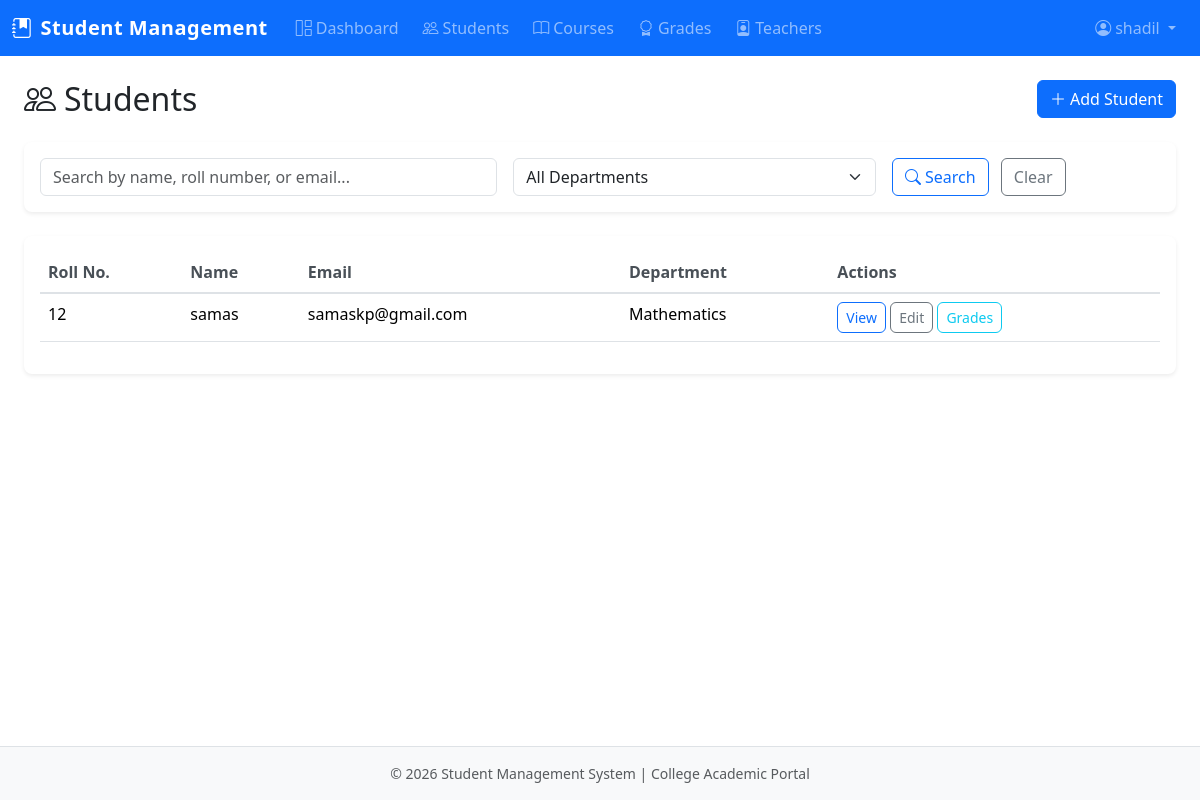
The app's page /students/ (signed in) with its own data.
### students/models.py (models this page shows, shortened)
class Student(models.Model):
    full_name = models.CharField(max_length=150)
    roll_number = models.CharField(max_length=50, unique=True)
    email = models.EmailField(unique=True)
    phone = models.CharField(max_length=20, blank=True)
    date_of_birth = models.DateField(null=True, blank=True)
    department = models.ForeignKey(
        Department,
        on_delete=models.SET_NULL,
        null=True,
        blank=True,
        related_name='students'
    )
    created_at = models.DateTimeField(auto_now_add=True)
    updated_at = models.DateTimeField(auto_now=True)
    class Meta:
        ordering = ['full_name']

class Department(models.Model):
    name = models.CharField(max_length=100)
    code = models.CharField(max_length=20, unique=True)
    class Meta:
        ordering = ['name']

### students/views.py (the view)
# urls.py: path('', views.student_list, name='student_list'),
@get_teacher_decorator
def student_list(request):
    students = Student.objects.select_related('department').all()
    search = request.GET.get('search', '').strip()
    if search:
        from django.db.models import Q
        students = students.filter(
            Q(full_name__icontains=search) | Q(roll_number__icontains=search) | Q(email__icontains=search)
        )
    dept_id = request.GET.get('department', '')
    if dept_id:
        students = students.filter(department_id=dept_id)
    paginator = Paginator(students, 10)
    page_number = request.GET.get('page', 1)
    page_obj = paginator.get_page(page_number)
    departments = Department.objects.all()
    context = {
        'page_obj': page_obj,
        'departments': departments,
        'search': search,
        'selected_department': dept_id,
    }
    return render(request, 'students/student_list.html', context)

### accounts/models.py (called while the page is built)
    def is_admin(self):
        return self.role == 'admin'

### templates/students/student_list.html (shortened to what this page needs)
{% extends "base.html" %}
{% block content %}
<div class="container-fluid">
    <div class="d-flex justify-content-between align-items-center flex-wrap gap-2 mb-4">
        <h2 class="mb-0"><i class="bi bi-people me-2"></i>Students</h2>
        <a href="{% url 'student_create' %}" class="btn btn-primary"><i class="bi bi-plus-lg me-1"></i>Add Student</a>
    </div>
    <div class="card border-0 shadow-sm mb-4">
        <div class="card-body">
            <form method="get" class="row g-3">
                <div class="col-12 col-md-5">
                    <input type="text" name="search" id="search" class="form-control" placeholder="Search by name, roll number, or email..." value="{{ search }}">
                </div>
                <div class="col-12 col-md-4">
                    <select name="department" id="department" class="form-select">
                        <option value="">All Departments</option>
                    </select>
                </div>
                <div class="col-12 col-md-3">
                    <button type="submit" class="btn btn-outline-primary me-2"><i class="bi bi-search me-1"></i>Search</button>
                    <a href="{% url 'student_list' %}" class="btn btn-outline-secondary">Clear</a>
                </div>
            </form>
        </div>
    </div>
    <div class="card border-0 shadow-sm">
        <div class="card-body">
            {% if page_obj %}
            <div class="table-responsive">
                <table class="table table-hover">
                    <thead>
                        <tr>
                            <th>Roll No.</th>
                            <th>Name</th>
                            <th>Email</th>
                            <th>Department</th>
                            <th>Actions</th>
                        </tr>
                    </thead>
                    <tbody>
                        {% for student in page_obj %}
                        <tr>
                            <td>{{ student.roll_number }}</td>
                            <td>{{ student.full_name }}</td>
                            <td>{{ student.email }}</td>
                            <td>{{ student.department.name|default:"—" }}</td>
                            <td>
                                <a href="{% url 'student_detail' student.pk %}" class="btn btn-sm btn-outline-primary">View</a>
                                <a href="{% url 'student_edit' student.pk %}" class="btn btn-sm btn-outline-secondary">Edit</a>
                                <a href="{% url 'grade_report' student.pk %}" class="btn btn-sm btn-outline-info">Grades</a>
                            </td>
                        </tr>
                        {% endfor %}
                    </tbody>
                </table>
            </div>
            {% else %}
            <p class="text-muted mb-0">No students found. <a href="{% url 'student_create' %}">Add one</a>.</p>
            {% endif %}
        </div>
    </div>
</div>
{% endblock %}

### templates/base.html (shortened to what this page needs)
{% load static %}
<!DOCTYPE html>
<html lang="en">
<head>
    <link href="https://cdn.jsdelivr.net/npm/bootstrap@5.3.2/dist/css/bootstrap.min.css" rel="stylesheet">
    <link href="https://cdn.jsdelivr.net/npm/bootstrap-icons@1.11.1/font/bootstrap-icons.css" rel="stylesheet">
    <link href="{% static 'css/custom.css' %}" rel="stylesheet">
</head>
<body>
    {% if user.is_authenticated %}
    <nav class="navbar navbar-expand-lg navbar-dark bg-primary">
        <div class="container-fluid">
            <a class="navbar-brand fw-bold" href="{% url 'dashboard' %}">
                <i class="bi bi-journal-bookmark-fill me-2"></i>Student Management
            </a>
            <div class="collapse navbar-collapse" id="navbarNav">
                <ul class="navbar-nav me-auto">
                    <li class="nav-item">
                        <a class="nav-link" href="{% url 'dashboard' %}"><i class="bi bi-grid-1x2 me-1"></i>Dashboard</a>
                    </li>
                    <li class="nav-item">
                        <a class="nav-link" href="{% url 'student_list' %}"><i class="bi bi-people me-1"></i>Students</a>
                    </li>
                    <li class="nav-item">
                        <a class="nav-link" href="{% url 'course_list' %}"><i class="bi bi-book me-1"></i>Courses</a>
                    </li>
                    <li class="nav-item">
                        <a class="nav-link" href="{% url 'grade_list' %}"><i class="bi bi-award me-1"></i>Grades</a>
                    </li>
                    {% if user.profile.is_admin %}
                    <li class="nav-item">
                        <a class="nav-link" href="{% url 'teacher_list' %}"><i class="bi bi-person-badge me-1"></i>Teachers</a>
                    </li>
                    {% endif %}
                </ul>
                <ul class="navbar-nav">
                    <li class="nav-item dropdown">
                        <a class="nav-link dropdown-toggle" href="#" role="button" data-bs-toggle="dropdown" aria-expanded="false">
                            <i class="bi bi-person-circle me-1"></i>{{ user.get_full_name|default:user.username }}
                        </a>
                    </li>
                </ul>
            </div>
        </div>
    </nav>
    {% endif %}
    <main class="{% if user.is_authenticated %}container-fluid py-4{% endif %}">
        {% block content %}{% endblock %}
    </main>
    <footer class="footer mt-auto py-3 bg-light border-top">
        <div class="container text-center text-muted small">
            <p class="mb-0">&copy; {% now "Y" %} Student Management System | College Academic Portal</p>
        </div>
    </footer>
</body>
</html>

### static/css/custom.css (style rules this page uses)
:root { --primary-accent: #0d6efd; --accent-dark: #0a58ca; --accent-light: #6ea8fe; --academic-gold: #c9a227; --bg-light: #f8f9fa; }
html, body { min-height: 100vh; display: flex; flex-direction: column; }
main { flex: 1; }
.navbar-brand { font-weight: 700; letter-spacing: 0.5px; }
.nav-link { font-weight: 500; padding: 0.5rem 0.75rem !important; border-radius: 0.25rem; }
.card { border-radius: 0.5rem; transition: box-shadow 0.2s ease; }
.table th { font-weight: 600; color: #495057; border-bottom-width: 2px; }
.btn { font-weight: 500; border-radius: 0.375rem; }
.footer { margin-top: auto; }

### records on screen
Student: roll_number "12", full_name "samas", email "samaskp@gmail.com", department.name "Mathematics"

### other values on screen
{{ user.get_full_name|default:user.username }} "shadil"
